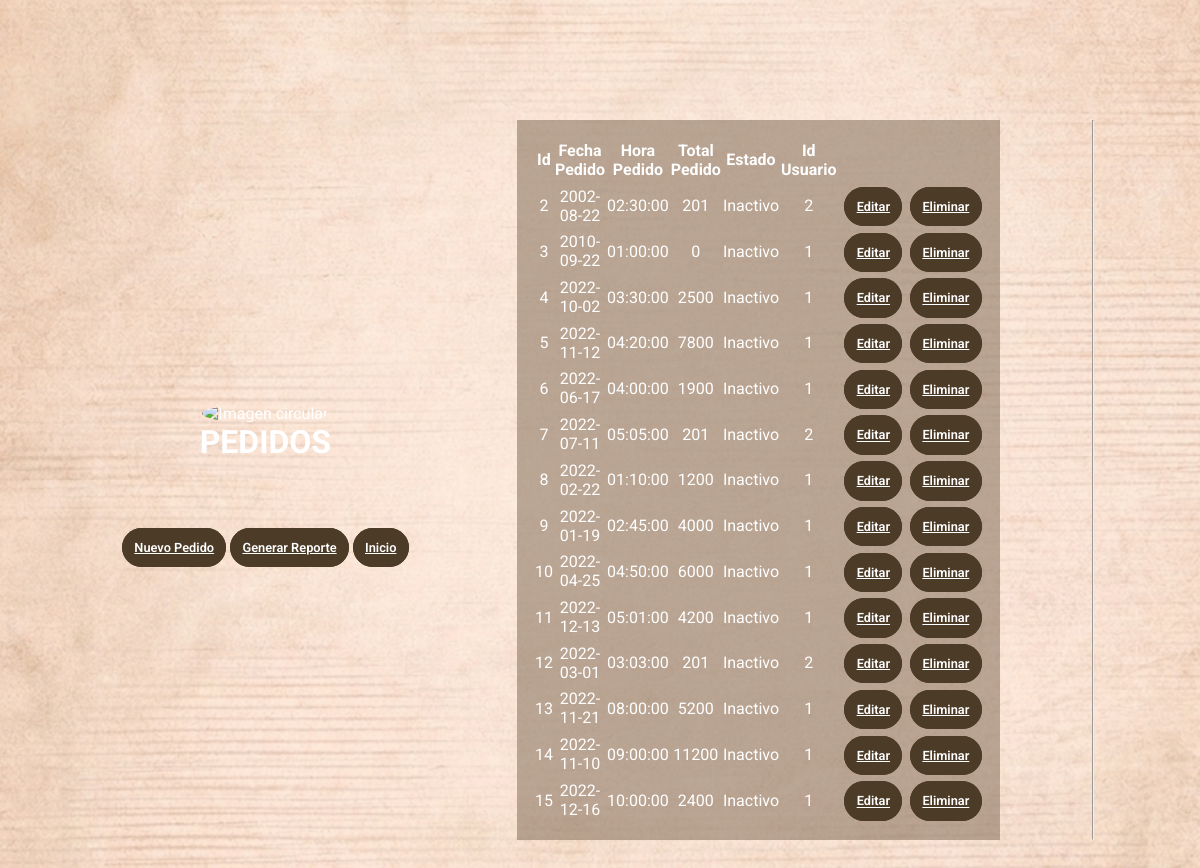
Screenshot of /PedidosC.php with the database file from the repository.
### tables this page shows
CREATE TABLE pedido (
  idPedido INT AUTO_INCREMENT PRIMARY KEY NOT NULL,
  fechaPedido DATE NOT NULL,
  horaPedido TIME NOT NULL,
  totalPedido DOUBLE NOT NULL,
  estadoPedido VARCHAR(30) NOT NULL,
  idUsuarioFK INT NOT NULL,
  FOREIGN KEY (idUsuarioFK) REFERENCES Usuario(idUsuario)
);

### Modelo/Conexion.php (called while the page is built)
<?php
class Conexion{
	public static function StartUp()
	{
		$pdo = new PDO('mysql:host=localhost;dbname=gestiondomiciliosdv;charset=utf8', 'root', 'NAMJOON');
		$pdo->setAttribute(PDO::ATTR_ERRMODE, PDO::ERRMODE_EXCEPTION);
		return $pdo;
	}
}
?>

### Modelo/Pedidos.php (called while the page is built, shortened)
<?php
require_once('Conexion.php');
class Pedido{
    private $pdo;
    public function __CONSTRUCT()
    {
        try
        {
            $this->pdo = Conexion::StartUp();
        }
        catch(Exception $e)
        {   echo "HAY PROBLEMAS DE CONEXION";
            die($e->getMessage());
        }
    }
public function Listar(){
    $rows=null;
    $stm=$this->pdo->prepare("Select * from pedido");
    $stm->execute();
    while($result=$stm->fetch()){
        $rows[]=$result;
    }
    return $rows;
}
}
?>

### PedidosC.php (the view, shortened to what this page needs)
<?php
require_once('../Modelo/Pedidos.php');
$model=new Pedido();
?>
<!DOCTYPE html>
<html lang="es">
    <link rel="stylesheet" href="css/style.css">
    <link rel="stylesheet" href="css/style1.css">
</head>
<body>
            <div class="container-form sign-up">
            <div class="welcome-back">
            <div class="message">
            <div class="logo">
            <img src="./img/pedidos1.png" class="circle-image" alt="Imagen circular">
            </div>
            <h1>PEDIDOS</h1> <br>
<br>
<br>
<br>
            <div class="well well-sm text-right">
            <a class="boton" href="AgregarPedido.php">Nuevo Pedido</a>
            <a class="boton" href="reportePe.php">Generar Reporte</a>
            <a class="boton" href="inicioC.php">Inicio</a>
</div>
</div>
</div>
<table class="formulario">
<thead>
    <tr>
        <th style="width:15px";>Id</th>
        <th style="width:100px;">Fecha Pedido</th>
        <th style="width:150px;">Hora Pedido</th>
        <th style="width:100px";>Total Pedido</th>
        <th style="width:130px;">Estado</th>
        <th style="width:100px;">Id Usuario</th>
<?php
$Pedido=$model->Listar();
if($Pedido!=null){
    foreach ($Pedido as $r){
?>
<tr>
    <td><?php echo $r['idPedido']; ?></td>
    <td><?php echo $r['fechaPedido']; ?></td>
    <td><?php echo $r['horaPedido']; ?></td>
    <td><?php echo $r['totalPedido']; ?></td>
    <td><?php echo $r['estadoPedido'] == 1 ? 'Activo' : 'Inactivo'; ?></td>
    <td><?php echo $r['idUsuarioFK']; ?></td>
<td>
    </td>
    <td>
        <a class="boton" href="EditarPedido.php?idPedido=<?php echo $r['idPedido'];?>">Editar</a>
    </td>
    <td>
    </td>
    <td>
        <a class="boton" href="EliminarPedido.php?idPedido=<?php echo $r['idPedido'];?>">Eliminar</a>
    </td>
    <?php
    }
    }
    ?>
</table>
<hr />
</div>
</body>
</html>

### css/style.css (style rules this page uses)
* { margin: 0; padding: 0; box-sizing: border-box; font-family: 'Roboto', sans-serif; }
body { height: 100vh; display: flex; align-items: center; justify-content: center; background-image: url(../img/123.png); background-position: center; background-repeat: no-repeat; background-size: cover; color: white; }
.container-form { width: 90%; height: 90vh; display: flex; justify-content: space-around; transition: all .5s ease-out; }
.welcome-back { display: flex; align-items: center; text-align: center; }
.message { padding: 1rem; }
.formulario { width: 450px; padding: 1rem; margin: 0rem; background-color: #85705c8c; text-align: center; }
.boton { width: 60%; margin: auto; border: solid thin #4c3b27; padding: .7rem; border-radius: 2rem; background-color: #4c3b27; font-weight: 600; margin-top: 3rem; font-size: .8rem; cursor: pointer; color: white; }
.circle-image { width: 200px; height: 200px; border-radius: 50%; object-fit: cover; }
* { margin: 0; padding: 0; box-sizing: border-box; font-family: 'Open Sans'; }

### css/style1.css (style rules this page uses)
* { margin: 0; padding: 0; box-sizing: border-box; font-family: 'Roboto', sans-serif; }
body { height: 120vh; display: flex; align-items: center; justify-content: center; background-image: url(../img/123.png); background-position: center; background-repeat: no-repeat; background-size: cover; color: white; }

### rows the page displays
pedido: idPedido "2", fechaPedido "2002-08-22", horaPedido "02:30:00", totalPedido "201", estadoPedido "Inactivo", idUsuarioFK "2"
pedido: idPedido "3", fechaPedido "2010-09-22", horaPedido "01:00:00", totalPedido "0", estadoPedido "Inactivo", idUsuarioFK "1"
pedido: idPedido "4", fechaPedido "2022-10-02", horaPedido "03:30:00", totalPedido "2500", estadoPedido "Inactivo", idUsuarioFK "1"
pedido: idPedido "5", fechaPedido "2022-11-12", horaPedido "04:20:00", totalPedido "7800", estadoPedido "Inactivo", idUsuarioFK "1"
pedido: idPedido "6", fechaPedido "2022-06-17", horaPedido "04:00:00", totalPedido "1900", estadoPedido "Inactivo", idUsuarioFK "1"
pedido: idPedido "7", fechaPedido "2022-07-11", horaPedido "05:05:00", totalPedido "201", estadoPedido "Inactivo", idUsuarioFK "2"
pedido: idPedido "8", fechaPedido "2022-02-22", horaPedido "01:10:00", totalPedido "1200", estadoPedido "Inactivo", idUsuarioFK "1"
pedido: idPedido "9", fechaPedido "2022-01-19", horaPedido "02:45:00", totalPedido "4000", estadoPedido "Inactivo", idUsuarioFK "1"
pedido: idPedido "10", fechaPedido "2022-04-25", horaPedido "04:50:00", totalPedido "6000", estadoPedido "Inactivo", idUsuarioFK "1"
pedido: idPedido "11", fechaPedido "2022-12-13", horaPedido "05:01:00", totalPedido "4200", estadoPedido "Inactivo", idUsuarioFK "1"
pedido: idPedido "12", fechaPedido "2022-03-01", horaPedido "03:03:00", totalPedido "201", estadoPedido "Inactivo", idUsuarioFK "2"
pedido: idPedido "13", fechaPedido "2022-11-21", horaPedido "08:00:00", totalPedido "5200", estadoPedido "Inactivo", idUsuarioFK "1"
pedido: idPedido "14", fechaPedido "2022-11-10", horaPedido "09:00:00", totalPedido "11200", estadoPedido "Inactivo", idUsuarioFK "1"
pedido: idPedido "15", fechaPedido "2022-12-16", horaPedido "10:00:00", totalPedido "2400", estadoPedido "Inactivo", idUsuarioFK "1"
